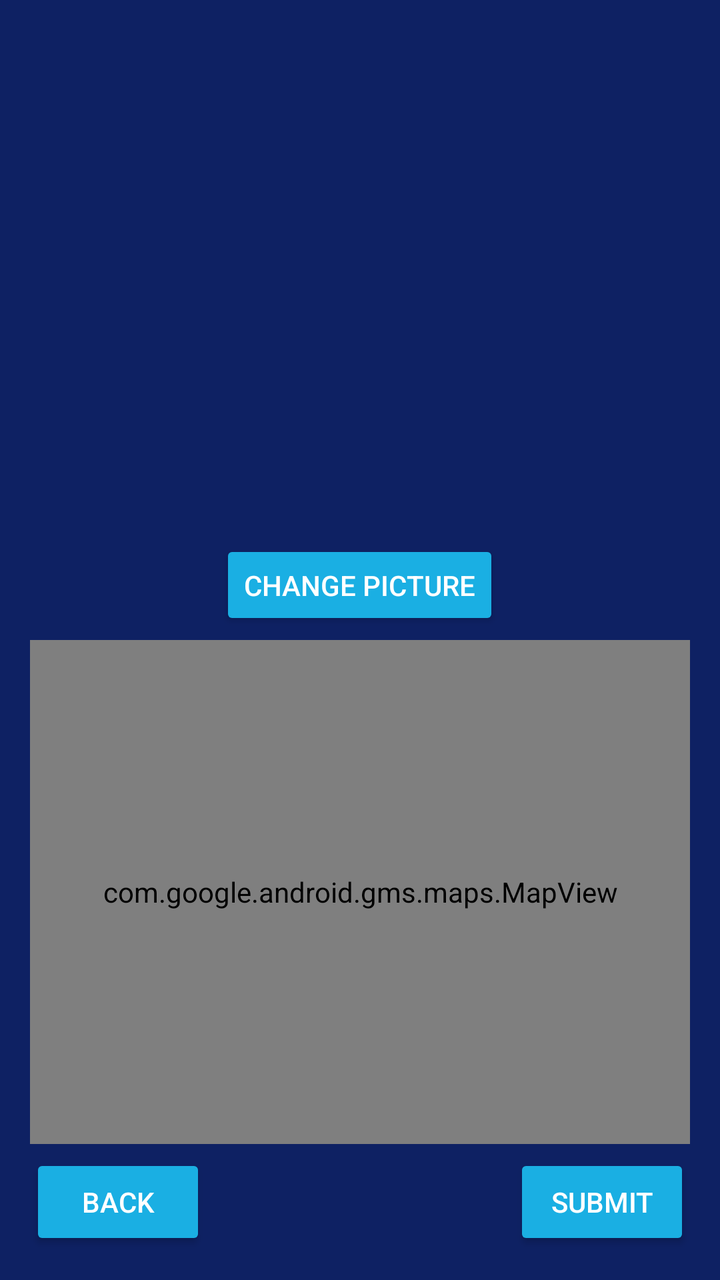
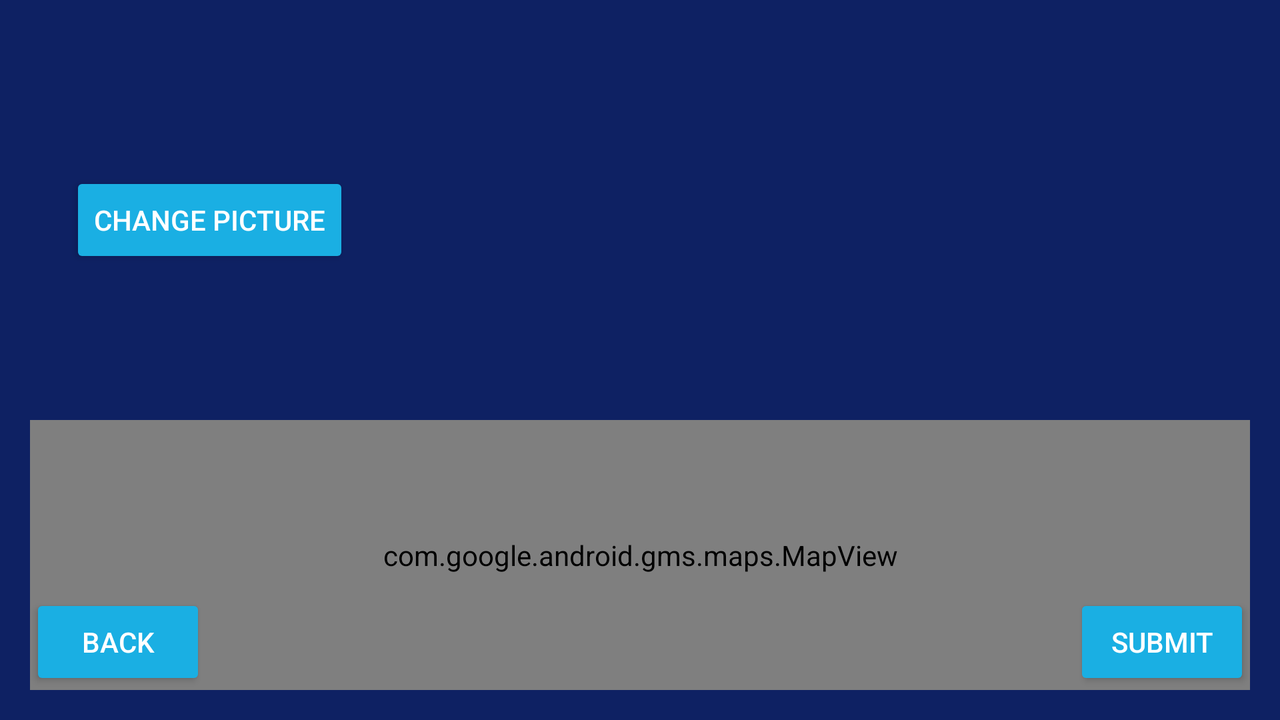

The same Android screen from two of the app's own layout files: first res/layout/ as a phone draws it, then the repository's variant for another configuration, drawn on a device whose configuration selects that folder. Both files follow.
<!-- AndroidManifest.xml: application theme DisasterMasterTheme -->
<!-- res/layout/fragment_submit_disaster_fragment.xml -->
<?xml version="1.0" encoding="utf-8"?>
<FrameLayout xmlns:android="http://schemas.android.com/apk/res/android"
    xmlns:app="http://schemas.android.com/apk/res-auto"
    xmlns:tools="http://schemas.android.com/tools"
    android:layout_width="match_parent"
    android:layout_height="match_parent"
    android:background="@color/colorPrimary"
    tools:context=".Fragments.submitDisaster_fragment">

    <androidx.constraintlayout.widget.ConstraintLayout
        android:layout_width="match_parent"
        android:layout_height="match_parent"
        android:layout_marginLeft="15dp"
        android:layout_marginRight="15dp"
        android:layout_marginBottom="15dp"
        android:layout_marginTop="15dp"
        >

        <LinearLayout
            android:id="@+id/linearLayout2"
            android:layout_width="match_parent"
            android:layout_height="300dp"
            android:orientation="vertical"
            app:layout_constraintEnd_toEndOf="parent"
            app:layout_constraintStart_toStartOf="parent"
            app:layout_constraintTop_toTopOf="parent">


            <ImageView

                android:id="@+id/imageView_submitDisaster"
                android:layout_width="match_parent"
                android:layout_height="250dp"
                android:src="@drawable/fire"
                android:layout_marginBottom="5dp"
                 />

            <Button
                android:id="@+id/btn_cam"
                style="@style/Widget.AppCompat.Button.Colored"
                android:layout_width="wrap_content"
                android:layout_height="wrap_content"
                android:layout_gravity="center"
                android:text="Change Picture" />
        </LinearLayout>
        <LinearLayout
            android:layout_width="match_parent"
            android:layout_height="0dp"
            android:layout_marginTop="5dp"
            android:layout_marginBottom="5dp"
            android:orientation="vertical"
            app:layout_constraintBottom_toTopOf="@+id/submit_btn_back"
            app:layout_constraintEnd_toEndOf="parent"
            app:layout_constraintStart_toStartOf="parent"
            app:layout_constraintTop_toBottomOf="@+id/linearLayout2">


            <com.google.android.gms.maps.MapView
                android:id="@+id/mapView_submitDisaster"
                android:layout_width="match_parent"
                android:layout_height="match_parent"
             />
        </LinearLayout>
        <Button
            android:id="@+id/submit_btn_back"
            style="@style/Widget.AppCompat.Button.Colored"
            android:layout_width="wrap_content"
            android:layout_height="wrap_content"
            android:text="@string/back"
            app:layout_constraintBottom_toBottomOf="parent"

            app:layout_constraintHorizontal_bias="0.5"
            app:layout_constraintStart_toStartOf="parent" />

        <Button
            android:id="@+id/submit_btn_submit"
            style="@style/Widget.AppCompat.Button.Colored"
            android:layout_width="wrap_content"
            android:layout_height="wrap_content"
            android:text="Submit"
            app:layout_constraintBottom_toBottomOf="parent"
            app:layout_constraintEnd_toEndOf="parent" />

    </androidx.constraintlayout.widget.ConstraintLayout>
</FrameLayout>
<!-- resources referenced by this layout -->
<resources>
  <color name="colorPrimary">#0E2163</color>
  <string name="back">Back</string>
  <style name="DisasterMasterTheme" parent="Theme.AppCompat.Light.DarkActionBar">
          
          <item name="colorPrimary">@color/colorPrimary</item>
          <item name="colorPrimaryDark">@color/colorPrimaryDark</item>
          <item name="colorAccent">@color/colorAccent</item>
      </style>
  <color name="colorPrimaryDark">#16388F</color>
  <color name="colorAccent">#1AAFE3</color>
</resources>
<!-- res/layout-land/fragment_submit_disaster_fragment.xml (the repository's variant of the layout above) -->
<!-- drawn on the phone turned sideways -->
<?xml version="1.0" encoding="utf-8"?>
<FrameLayout xmlns:android="http://schemas.android.com/apk/res/android"
    xmlns:app="http://schemas.android.com/apk/res-auto"
    xmlns:tools="http://schemas.android.com/tools"
    android:layout_width="match_parent"
    android:layout_height="match_parent"
    android:background="@color/colorPrimary"
    tools:context=".Fragments.submitDisaster_fragment">

    <androidx.constraintlayout.widget.ConstraintLayout
        android:layout_width="match_parent"
        android:layout_height="match_parent"
        android:layout_marginLeft="15dp"
        android:layout_marginRight="15dp"
        android:layout_marginBottom="15dp"
        android:layout_marginTop="15dp"
        >

        <LinearLayout
            android:id="@+id/linearLayout2"
            android:layout_width="match_parent"
            android:layout_height="wrap_content"
            android:orientation="horizontal"
            app:layout_constraintEnd_toEndOf="parent"
            app:layout_constraintStart_toStartOf="parent"
            app:layout_constraintTop_toTopOf="parent">


            <ImageView
                android:contentDescription="@string/disasterImg"
                android:id="@+id/imageView_submitDisaster"
                android:layout_width="wrap_content"
                android:layout_height="180dp"
                android:layout_gravity="center"
                android:src="@drawable/fire"
                android:layout_marginTop="5dp"
                android:layout_marginBottom="5dp"
                 />

            <Button
                android:id="@+id/btn_cam"
                style="@style/Widget.AppCompat.Button.Colored"
                android:layout_width="wrap_content"
                android:layout_height="wrap_content"
                android:layout_marginLeft="20dp"
                android:layout_marginStart="20dp"
                android:layout_gravity="center"
                android:text="Change Picture" />
        </LinearLayout>

        <LinearLayout
            android:layout_width="match_parent"
            android:layout_height="0dp"
            android:layout_marginTop="5dp"
            android:orientation="vertical"
            app:layout_constraintBottom_toBottomOf="parent"
            app:layout_constraintEnd_toEndOf="parent"
            app:layout_constraintStart_toStartOf="parent"
            app:layout_constraintTop_toBottomOf="@+id/linearLayout2">


            <com.google.android.gms.maps.MapView
                android:id="@+id/mapView_submitDisaster"
                android:layout_width="match_parent"
                android:layout_height="match_parent" />
        </LinearLayout>
        <Button
            android:id="@+id/submit_btn_back"
            style="@style/Widget.AppCompat.Button.Colored"
            android:layout_width="wrap_content"
            android:layout_height="wrap_content"
            android:text="@string/back"
            app:layout_constraintBottom_toBottomOf="parent"

            app:layout_constraintHorizontal_bias="0.5"
            app:layout_constraintStart_toStartOf="parent" />

        <Button
            android:id="@+id/submit_btn_submit"
            style="@style/Widget.AppCompat.Button.Colored"
            android:layout_width="wrap_content"
            android:layout_height="wrap_content"
            android:text="Submit"
            app:layout_constraintBottom_toBottomOf="parent"
            app:layout_constraintEnd_toEndOf="parent" />

    </androidx.constraintlayout.widget.ConstraintLayout>
</FrameLayout>
<!-- resources referenced by the variant -->
<!-- as the phone turned sideways resolves them -->
<resources>
  <color name="colorPrimary">#0E2163</color>
  <string name="back">Back</string>
  <string name="disasterImg">Disaster Image</string>
  <style name="DisasterMasterTheme" parent="Theme.AppCompat.Light.DarkActionBar">
          
          <item name="colorPrimary">@color/colorPrimary</item>
          <item name="colorPrimaryDark">@color/colorPrimaryDark</item>
          <item name="colorAccent">@color/colorAccent</item>
      </style>
  <color name="colorPrimaryDark">#16388F</color>
  <color name="colorAccent">#1AAFE3</color>
</resources>
